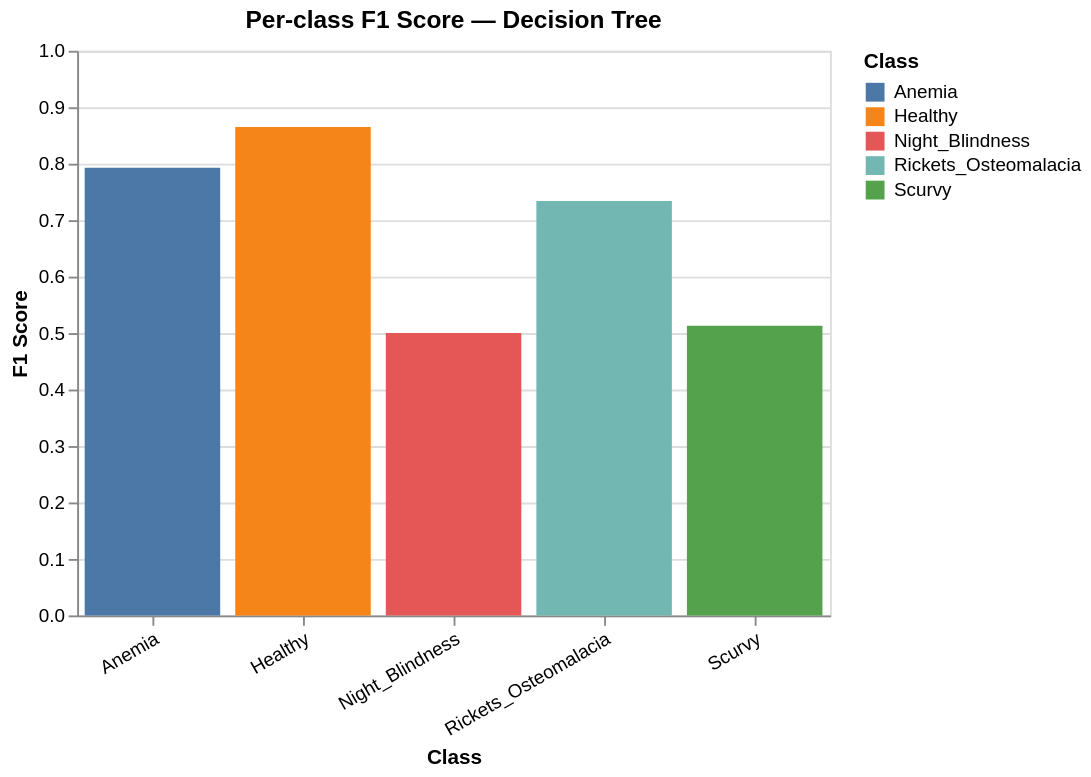

Write notebook code for a chart like this one.
### Code cell
classes = ['Anemia', 'Healthy', 'Night_Blindness', 'Rickets_Osteomalacia', 'Scurvy']

f1_scores = f1_score(y_val, y_val_pred, average=None, labels=classes)

data = pd.DataFrame({
    'Class': classes,
    'F1 Score': f1_scores.round(3)
})

chart = alt.Chart(data).mark_bar().encode(
    x=alt.X('Class:N', axis=alt.Axis(labelAngle=-30)),
    y=alt.Y('F1 Score:Q', scale=alt.Scale(domain=[0, 1])),
    color=alt.Color('Class:N', scale=alt.Scale(scheme='tableau10')),
    tooltip=['Class', alt.Tooltip('F1 Score:Q', format='.3f')]
).properties(
    width=400,
    height=300,
    title='Per-class F1 Score — Decision Tree'
)

chart

### Figure 1 — Vega-Lite specification as saved in the notebook (floating-point values rounded to 4 significant figures)
{"config": {"view": {"continuousWidth": 300, "continuousHeight": 300}}, "data": {"name": "data-8b16a23454ec0eece290ec87b1ea58c3"}, "mark": {"type": "bar"}, "encoding": {"color": {"field": "Class", "scale": {"scheme": "tableau10"}, "type": "nominal"}, "tooltip": [{"field": "Class", "type": "nominal"}, {"field": "F1 Score", "format": ".3f", "type": "quantitative"}], "x": {"axis": {"labelAngle": -30}, "field": "Class", "type": "nominal"}, "y": {"field": "F1 Score", "scale": {"domain": [0, 1]}, "type": "quantitative"}}, "height": 300, "title": "Per-class F1 Score — Decision Tree", "width": 400, "$schema": "https://vega.github.io/schema/vega-lite/v5.20.1.json", "datasets": {"data-8b16a23454ec0eece290ec87b1ea58c3": [{"Class": "Anemia", "F1 Score": 0.793}, {"Class": "Healthy", "F1 Score": 0.865}, {"Class": "Night_Blindness", "F1 Score": 0.5}, {"Class": "Rickets_Osteomalacia", "F1 Score": 0.734}, {"Class": "Scurvy", "F1 Score": 0.513}]}}
